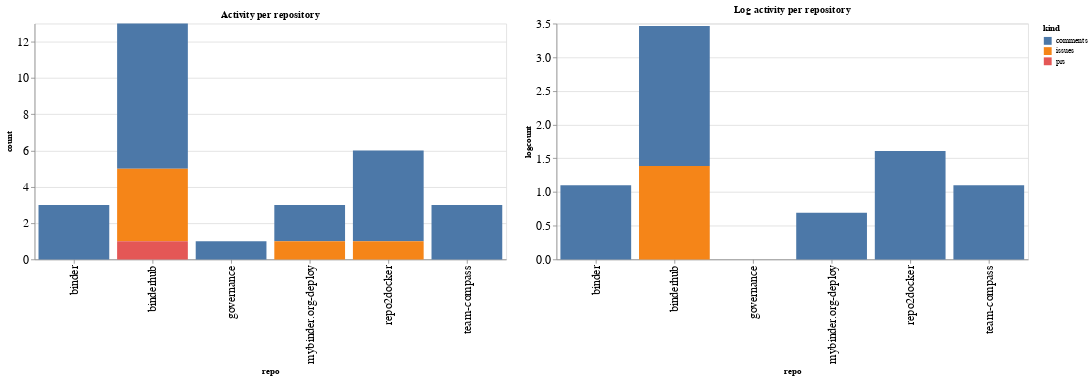

Source (notebook cell):
### Code cell
ch1 = alt.Chart(repo_summaries, width=600, title="Activity per repository").mark_bar().encode(
    x='repo',
    y='count',
    color='kind',
    tooltip="kind"
)

ch2 = alt.Chart(repo_summaries, width=600, title="Log activity per repository").mark_bar().encode(
    x='repo',
    y='logcount',
    color='kind',
    tooltip="kind"
)

ch1 | ch2

### Figure 1 — Vega-Lite specification as saved in the notebook (floating-point values rounded to 4 significant figures)
{"config": {"axisLeft": {"labelFontSize": 15}, "axisBottom": {"labelFontSize": 15}}, "hconcat": [{"mark": "bar", "encoding": {"color": {"type": "nominal", "field": "kind"}, "tooltip": {"type": "nominal", "field": "kind"}, "x": {"type": "nominal", "field": "repo"}, "y": {"type": "quantitative", "field": "count"}}, "title": "Activity per repository", "width": 600}, {"mark": "bar", "encoding": {"color": {"type": "nominal", "field": "kind"}, "tooltip": {"type": "nominal", "field": "kind"}, "x": {"type": "nominal", "field": "repo"}, "y": {"type": "quantitative", "field": "logcount"}}, "title": "Log activity per repository", "width": 600}], "data": {"name": "data-368465cdfe816b3ad72ec0e6b173bb47"}, "$schema": "https://vega.github.io/schema/vega-lite/v4.8.1.json", "datasets": {"data-368465cdfe816b3ad72ec0e6b173bb47": [{"repo": "binder", "kind": "comments", "count": 3, "logcount": 1.099}, {"repo": "binderhub", "kind": "comments", "count": 8, "logcount": 2.079}, {"repo": "binderhub", "kind": "issues", "count": 4, "logcount": 1.386}, {"repo": "binderhub", "kind": "prs", "count": 1, "logcount": 0.0}, {"repo": "governance", "kind": "comments", "count": 1, "logcount": 0.0}, {"repo": "mybinder.org-deploy", "kind": "comments", "count": 2, "logcount": 0.6931}, {"repo": "mybinder.org-deploy", "kind": "issues", "count": 1, "logcount": 0.0}, {"repo": "repo2docker", "kind": "comments", "count": 5, "logcount": 1.609}, {"repo": "repo2docker", "kind": "issues", "count": 1, "logcount": 0.0}, {"repo": "team-compass", "kind": "comments", "count": 3, "logcount": 1.099}]}}
